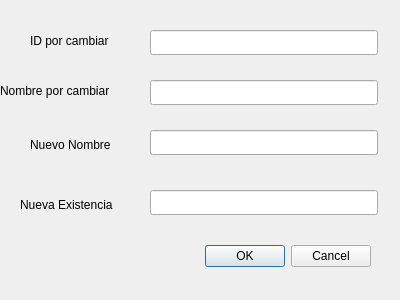
<?xml version="1.0" encoding="UTF-8"?>
<ui version="4.0">
 <class>modifyProduct</class>
 <widget class="QDialog" name="modifyProduct">
  <property name="geometry">
   <rect>
    <x>0</x>
    <y>0</y>
    <width>400</width>
    <height>300</height>
   </rect>
  </property>
  <property name="windowTitle">
   <string>Dialog</string>
  </property>
  <widget class="QDialogButtonBox" name="buttonBox">
   <property name="geometry">
    <rect>
     <x>30</x>
     <y>240</y>
     <width>341</width>
     <height>32</height>
    </rect>
   </property>
   <property name="orientation">
    <enum>Qt::Horizontal</enum>
   </property>
   <property name="standardButtons">
    <set>QDialogButtonBox::Cancel|QDialogButtonBox::Ok</set>
   </property>
  </widget>
  <widget class="QLineEdit" name="lineNombreModificar">
   <property name="geometry">
    <rect>
     <x>150</x>
     <y>130</y>
     <width>228</width>
     <height>25</height>
    </rect>
   </property>
  </widget>
  <widget class="QLineEdit" name="lineExistenciaModificar">
   <property name="geometry">
    <rect>
     <x>150</x>
     <y>190</y>
     <width>228</width>
     <height>25</height>
    </rect>
   </property>
  </widget>
  <widget class="QLineEdit" name="lineIdModificar">
   <property name="geometry">
    <rect>
     <x>150</x>
     <y>30</y>
     <width>228</width>
     <height>25</height>
    </rect>
   </property>
  </widget>
  <widget class="QLabel" name="labelIdModificar">
   <property name="geometry">
    <rect>
     <x>30</x>
     <y>30</y>
     <width>99</width>
     <height>21</height>
    </rect>
   </property>
   <property name="text">
    <string>ID por cambiar</string>
   </property>
  </widget>
  <widget class="QLabel" name="labelNombreModificar">
   <property name="geometry">
    <rect>
     <x>30</x>
     <y>130</y>
     <width>104</width>
     <height>29</height>
    </rect>
   </property>
   <property name="text">
    <string>Nuevo Nombre</string>
   </property>
  </widget>
  <widget class="QLabel" name="labelExistenciaModificar">
   <property name="geometry">
    <rect>
     <x>20</x>
     <y>190</y>
     <width>115</width>
     <height>29</height>
    </rect>
   </property>
   <property name="text">
    <string>Nueva Existencia</string>
   </property>
  </widget>
  <widget class="QLabel" name="labelNombreViejoCambiar">
   <property name="geometry">
    <rect>
     <x>0</x>
     <y>80</y>
     <width>141</width>
     <height>21</height>
    </rect>
   </property>
   <property name="text">
    <string>Nombre por cambiar</string>
   </property>
  </widget>
  <widget class="QLineEdit" name="lineNombreCambiar">
   <property name="geometry">
    <rect>
     <x>150</x>
     <y>80</y>
     <width>228</width>
     <height>25</height>
    </rect>
   </property>
  </widget>
 </widget>
 <resources/>
 <connections>
  <connection>
   <sender>buttonBox</sender>
   <signal>accepted()</signal>
   <receiver>modifyProduct</receiver>
   <slot>accept()</slot>
   <hints>
    <hint type="sourcelabel">
     <x>248</x>
     <y>254</y>
    </hint>
    <hint type="destinationlabel">
     <x>157</x>
     <y>274</y>
    </hint>
   </hints>
  </connection>
  <connection>
   <sender>buttonBox</sender>
   <signal>rejected()</signal>
   <receiver>modifyProduct</receiver>
   <slot>reject()</slot>
   <hints>
    <hint type="sourcelabel">
     <x>316</x>
     <y>260</y>
    </hint>
    <hint type="destinationlabel">
     <x>286</x>
     <y>274</y>
    </hint>
   </hints>
  </connection>
 </connections>
</ui>
